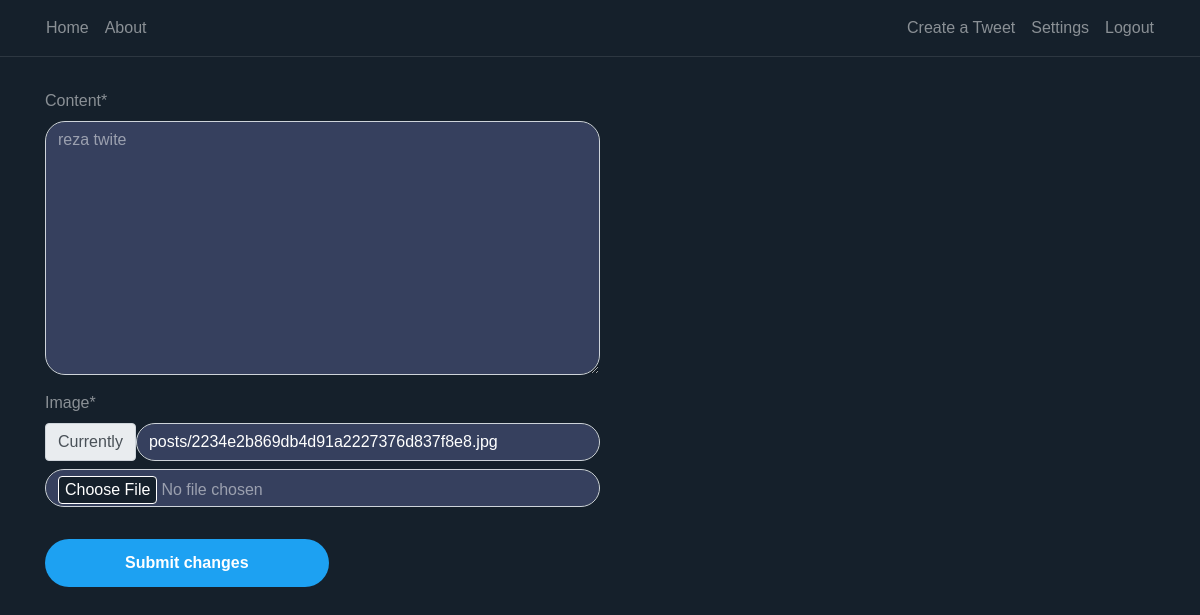
/edit/15/ (signed in), run on an earlier commit of the app's database.
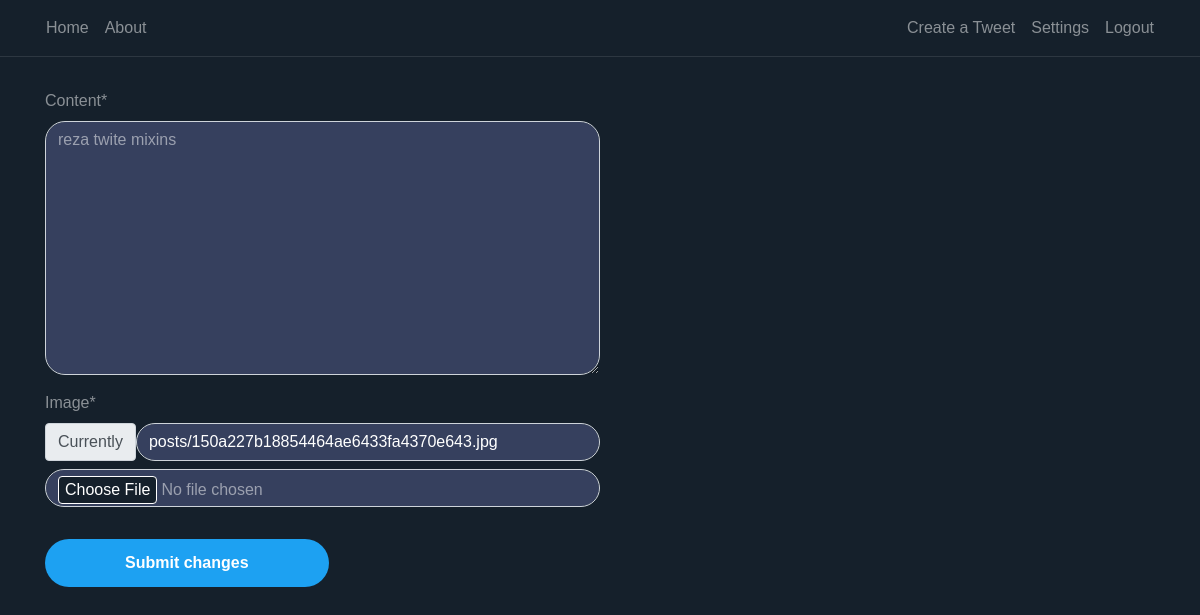
And on a later commit of the database.
### twitter/models.py (models this page shows, shortened)
class Post(MainModel):
    content = models.TextField()
    author = models.ForeignKey(Profile, on_delete = models.CASCADE )
    image = models.ImageField(upload_to=UploadToPathAndRename("posts"),default='posts/default.jpg'
    )
    created_date = models.DateTimeField(auto_now_add=True)
    updated_date = models.DateTimeField(auto_now=True)
    archive = models.BooleanField(default = True)

### twitter/views.py (the view, shortened to what this page needs)
# urls.py: path("edit/<int:pk>/", UpdatePostView.as_view(), name="update_post"),
class UpdatePostView(LoginRequiredMixin, UpdateView):
    model = Post
    fields = ["content","image"]
    success_url = reverse_lazy("twitter:home_page")

### twitter/templates/twitter/post_form.html (shortened to what this page needs)
{% extends "base.html" %}
{% load crispy_forms_tags %}
{% block content %}
<div class="container">
    <form method="POST" class="col-12 col-md-6 no-padding pr-3 pr-md-0">
        <fieldset class="form-group">
            {{ form | crispy }}
        </fieldset>
        <div class="form-group">
            <button class="btn btn-outline-primary" type="submit">Submit changes</button>
        </div>
    </form>
</div>
{% endblock content %}

What changed in the data, as far as the page shows it:
changed Post: content "reza twite" → "reza twite mixins"
Also different on the page:
text no longer shown: "Content * Image * Currently posts/2234e2b869db4d91a2227376d837f8e8.jpg"
text now shown: "Content * Image * Currently posts/150a227b18854464ae6433fa4370e643.jpg"
